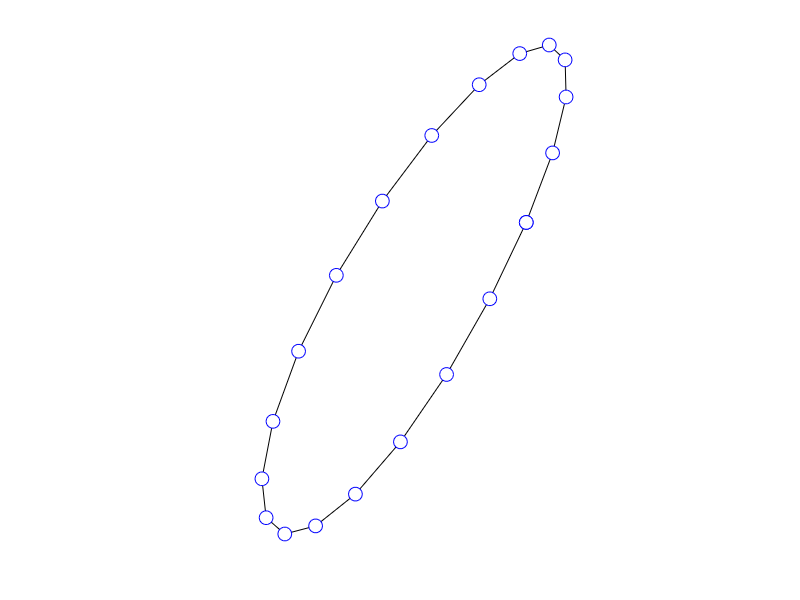

The MATLAB source for this figure:
close all

hold on

% set display window stuff
set(gcf,'color','white')
%set(gcf, 'Position', get(0, 'Screensize'));

% axis stuff
%axis manual  % tell matlab not adjust the axis automatically
axis equal   % prevent matlab from scaling x and y direction differently 
axis off

%number of vertices of polygon
n = 20;
iter = 100;

%create 2xn matrix of random values
P = rand(n, 2);
%P = [0 0;0 1;1 1;1 0];
%P = [P;P(1) P(2)];

%build halfing matrix
half = ones(1,n) * 0.5;
halfScaling = diag(half);
half = ones(1,n-1) * 0.5;
halfScaling = halfScaling + diag(half, +1);
halfScaling(n) = 0.5;

%create sparse matrix
halfSparse = sparse(halfScaling);

% set plotting style
X = 0;Y = 0;
poly_handle = plot(X,Y,'-ko','markeredgecolor','b','markerfacecolor','w','markersize',10);


%iterations
for i=1:iter+1 % +1 because we draw first
    % add set of points at the end that is the same as first to close
    % polygon
    plotP = [P;P(1) P(n+1)];

    % draw new polygone
    set(poly_handle,'xdata',plotP(:,1),'ydata',plotP(:,2));
    drawnow
    pause(.01);
    
    %update points
    P = halfSparse * P;
end
hold off